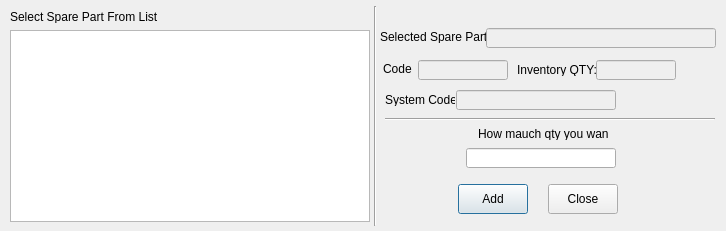
<?xml version="1.0" encoding="UTF-8"?>
<ui version="4.0">
	<class>addSPBOMItemDialog</class>
	<widget class="QDialog" name="addSPBOMItemDialog">
		<property name="geometry">
			<rect>
				<x>0</x>
				<y>0</y>
				<width>726</width>
				<height>231</height>
			</rect>
		</property>
		<property name="windowTitle">
			<string>Add Spare Part As BOM Item</string>
		</property>
		<widget class="QLabel" name="label">
			<property name="geometry">
				<rect>
					<x>10</x>
					<y>10</y>
					<width>150</width>
					<height>13</height>
				</rect>
			</property>
			<property name="text">
				<string>Select Spare Part From List :</string>
			</property>
		</widget>
		<widget class="QLabel" name="label_2">
			<property name="geometry">
				<rect>
					<x>380</x>
					<y>30</y>
					<width>120</width>
					<height>13</height>
				</rect>
			</property>
			<property name="text">
				<string>Selected Spare Part :</string>
			</property>
		</widget>
		<widget class="QLineEdit" name="spnameled">
			<property name="enabled">
				<bool>false</bool>
			</property>
			<property name="geometry">
				<rect>
					<x>486</x>
					<y>28</y>
					<width>230</width>
					<height>20</height>
				</rect>
			</property>
			<property name="font">
				<font>
					<weight>75</weight>
					<bold>true</bold>
				</font>
			</property>
			<property name="styleSheet">
				<string notr="true">color: rgb(255, 0, 0);</string>
			</property>
		</widget>
		<widget class="QLineEdit" name="spcodeled">
			<property name="enabled">
				<bool>false</bool>
			</property>
			<property name="geometry">
				<rect>
					<x>418</x>
					<y>60</y>
					<width>90</width>
					<height>20</height>
				</rect>
			</property>
			<property name="font">
				<font>
					<weight>75</weight>
					<bold>true</bold>
				</font>
			</property>
			<property name="styleSheet">
				<string notr="true">color: rgb(255, 0, 0);</string>
			</property>
		</widget>
		<widget class="QLabel" name="label_3">
			<property name="geometry">
				<rect>
					<x>383</x>
					<y>62</y>
					<width>30</width>
					<height>13</height>
				</rect>
			</property>
			<property name="text">
				<string>Code :</string>
			</property>
		</widget>
		<widget class="QLineEdit" name="spinqtyled">
			<property name="enabled">
				<bool>false</bool>
			</property>
			<property name="geometry">
				<rect>
					<x>596</x>
					<y>60</y>
					<width>80</width>
					<height>20</height>
				</rect>
			</property>
			<property name="font">
				<font>
					<weight>75</weight>
					<bold>true</bold>
				</font>
			</property>
			<property name="styleSheet">
				<string notr="true">color: rgb(255, 0, 0);</string>
			</property>
		</widget>
		<widget class="QLabel" name="label_4">
			<property name="geometry">
				<rect>
					<x>517</x>
					<y>63</y>
					<width>80</width>
					<height>13</height>
				</rect>
			</property>
			<property name="text">
				<string>Inventory QTY:</string>
			</property>
		</widget>
		<widget class="QLineEdit" name="reqqtyled_2">
			<property name="geometry">
				<rect>
					<x>466</x>
					<y>148</y>
					<width>150</width>
					<height>20</height>
				</rect>
			</property>
		</widget>
		<widget class="QLabel" name="reqqtyled">
			<property name="geometry">
				<rect>
					<x>478</x>
					<y>127</y>
					<width>130</width>
					<height>13</height>
				</rect>
			</property>
			<property name="text">
				<string>How mauch qty you want ?</string>
			</property>
		</widget>
		<widget class="QLineEdit" name="spgencodeled">
			<property name="enabled">
				<bool>false</bool>
			</property>
			<property name="geometry">
				<rect>
					<x>456</x>
					<y>90</y>
					<width>160</width>
					<height>20</height>
				</rect>
			</property>
			<property name="font">
				<font>
					<weight>75</weight>
					<bold>true</bold>
				</font>
			</property>
			<property name="styleSheet">
				<string notr="true">color: rgb(255, 0, 0);</string>
			</property>
		</widget>
		<widget class="QLabel" name="label_6">
			<property name="geometry">
				<rect>
					<x>385</x>
					<y>93</y>
					<width>70</width>
					<height>13</height>
				</rect>
			</property>
			<property name="text">
				<string>System Code :</string>
			</property>
		</widget>
		<widget class="Line" name="line">
			<property name="geometry">
				<rect>
					<x>385</x>
					<y>118</y>
					<width>330</width>
					<height>3</height>
				</rect>
			</property>
			<property name="orientation">
				<enum>Qt::Horizontal</enum>
			</property>
		</widget>
		<widget class="QPushButton" name="addbtn">
			<property name="geometry">
				<rect>
					<x>458</x>
					<y>184</y>
					<width>70</width>
					<height>30</height>
				</rect>
			</property>
			<property name="text">
				<string>Add</string>
			</property>
		</widget>
		<widget class="QPushButton" name="closebtn">
			<property name="geometry">
				<rect>
					<x>548</x>
					<y>184</y>
					<width>70</width>
					<height>30</height>
				</rect>
			</property>
			<property name="text">
				<string>Close</string>
			</property>
		</widget>
		<widget class="QListView" name="listView">
			<property name="geometry">
				<rect>
					<x>10</x>
					<y>30</y>
					<width>360</width>
					<height>192</height>
				</rect>
			</property>
		</widget>
		<widget class="Line" name="line_2">
			<property name="geometry">
				<rect>
					<x>374</x>
					<y>6</y>
					<width>3</width>
					<height>220</height>
				</rect>
			</property>
			<property name="orientation">
				<enum>Qt::Vertical</enum>
			</property>
		</widget>
	</widget>
	<resources/>
	<connections/>
</ui>
